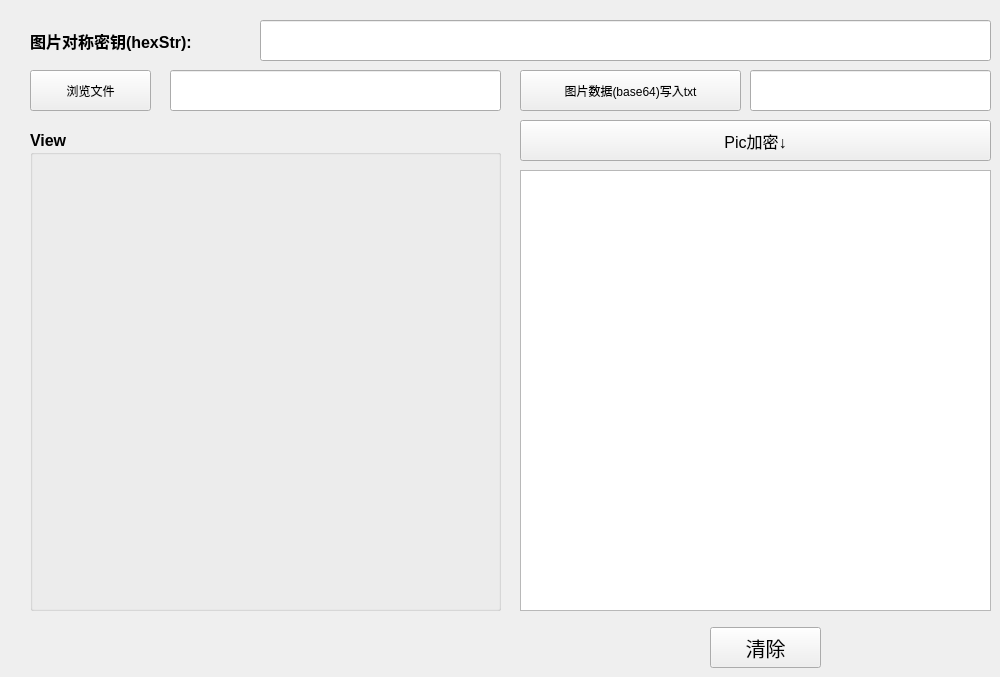
   <widget class="QWidget" name="TabPic">
    <attribute name="title">
     <string>      Pic       </string>
    </attribute>
    <widget class="QPushButton" name="Pic_ButtonClear">
     <property name="geometry">
      <rect>
       <x>710</x>
       <y>627</y>
       <width>111</width>
       <height>41</height>
      </rect>
     </property>
     <property name="font">
      <font>
       <family>Agency FB</family>
       <pointsize>15</pointsize>
      </font>
     </property>
     <property name="text">
      <string>清除</string>
     </property>
    </widget>
    <widget class="QLineEdit" name="Pic_Key">
     <property name="geometry">
      <rect>
       <x>260</x>
       <y>20</y>
       <width>731</width>
       <height>41</height>
      </rect>
     </property>
     <property name="font">
      <font>
       <family>Consolas</family>
       <pointsize>12</pointsize>
      </font>
     </property>
    </widget>
    <widget class="QTextEdit" name="Pic_Cipher">
     <property name="geometry">
      <rect>
       <x>520</x>
       <y>170</y>
       <width>471</width>
       <height>441</height>
      </rect>
     </property>
     <property name="font">
      <font>
       <family>Source Code Pro</family>
       <pointsize>12</pointsize>
      </font>
     </property>
    </widget>
    <widget class="QLabel" name="label_20">
     <property name="geometry">
      <rect>
       <x>30</x>
       <y>20</y>
       <width>221</width>
       <height>41</height>
      </rect>
     </property>
     <property name="font">
      <font>
       <pointsize>12</pointsize>
       <weight>75</weight>
       <bold>true</bold>
      </font>
     </property>
     <property name="text">
      <string>图片对称密钥(hexStr):</string>
     </property>
    </widget>
    <widget class="QPushButton" name="Pic_Button_Encrypt">
     <property name="geometry">
      <rect>
       <x>520</x>
       <y>120</y>
       <width>471</width>
       <height>41</height>
      </rect>
     </property>
     <property name="font">
      <font>
       <pointsize>12</pointsize>
      </font>
     </property>
     <property name="text">
      <string>Pic加密↓</string>
     </property>
    </widget>
    <widget class="QPushButton" name="pushButton">
     <property name="geometry">
      <rect>
       <x>30</x>
       <y>70</y>
       <width>121</width>
       <height>41</height>
      </rect>
     </property>
     <property name="text">
      <string>浏览文件</string>
     </property>
    </widget>
    <widget class="QLineEdit" name="Pic_Name">
     <property name="geometry">
      <rect>
       <x>170</x>
       <y>70</y>
       <width>331</width>
       <height>41</height>
      </rect>
     </property>
     <property name="font">
      <font>
       <family>Consolas</family>
       <pointsize>12</pointsize>
      </font>
     </property>
    </widget>
    <widget class="QGroupBox" name="groupBox_9">
     <property name="geometry">
      <rect>
       <x>30</x>
       <y>130</y>
       <width>471</width>
       <height>481</height>
      </rect>
     </property>
     <property name="font">
      <font>
       <pointsize>12</pointsize>
       <weight>75</weight>
       <italic>false</italic>
       <bold>true</bold>
      </font>
     </property>
     <property name="title">
      <string>View</string>
     </property>
     <widget class="QLabel" name="label">
      <property name="geometry">
       <rect>
        <x>0</x>
        <y>40</y>
        <width>461</width>
        <height>441</height>
       </rect>
      </property>
      <property name="text">
       <string/>
      </property>
     </widget>
    </widget>
    <widget class="QPushButton" name="pushButton2">
     <property name="geometry">
      <rect>
       <x>520</x>
       <y>70</y>
       <width>221</width>
       <height>41</height>
      </rect>
     </property>
     <property name="text">
      <string>图片数据(base64)写入txt</string>
     </property>
    </widget>
    <widget class="QLineEdit" name="Pic_txt">
     <property name="geometry">
      <rect>
       <x>750</x>
       <y>70</y>
       <width>241</width>
       <height>41</height>
      </rect>
     </property>
     <property name="font">
      <font>
       <family>Consolas</family>
       <pointsize>12</pointsize>
      </font>
     </property>
    </widget>
   </widget>
